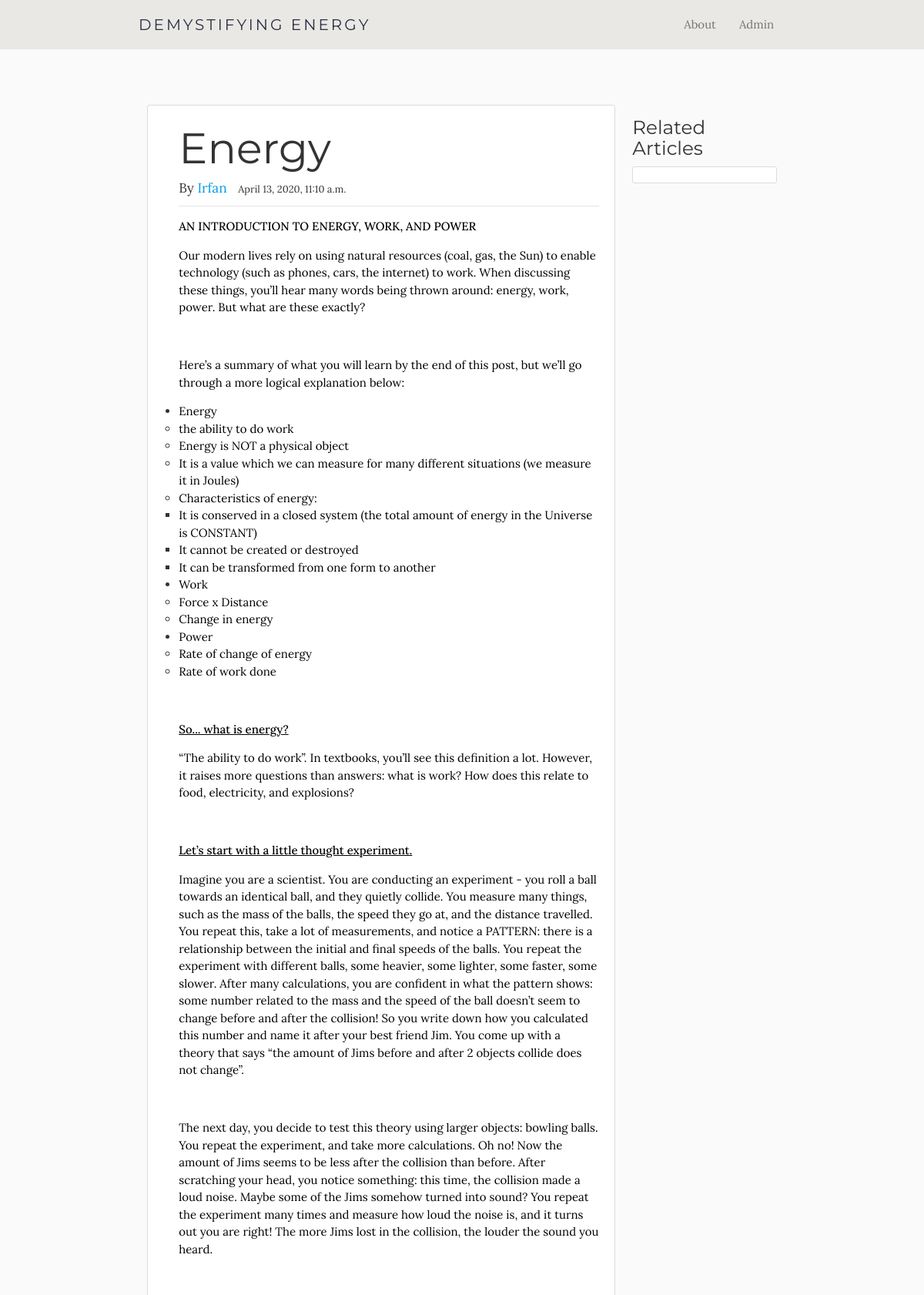
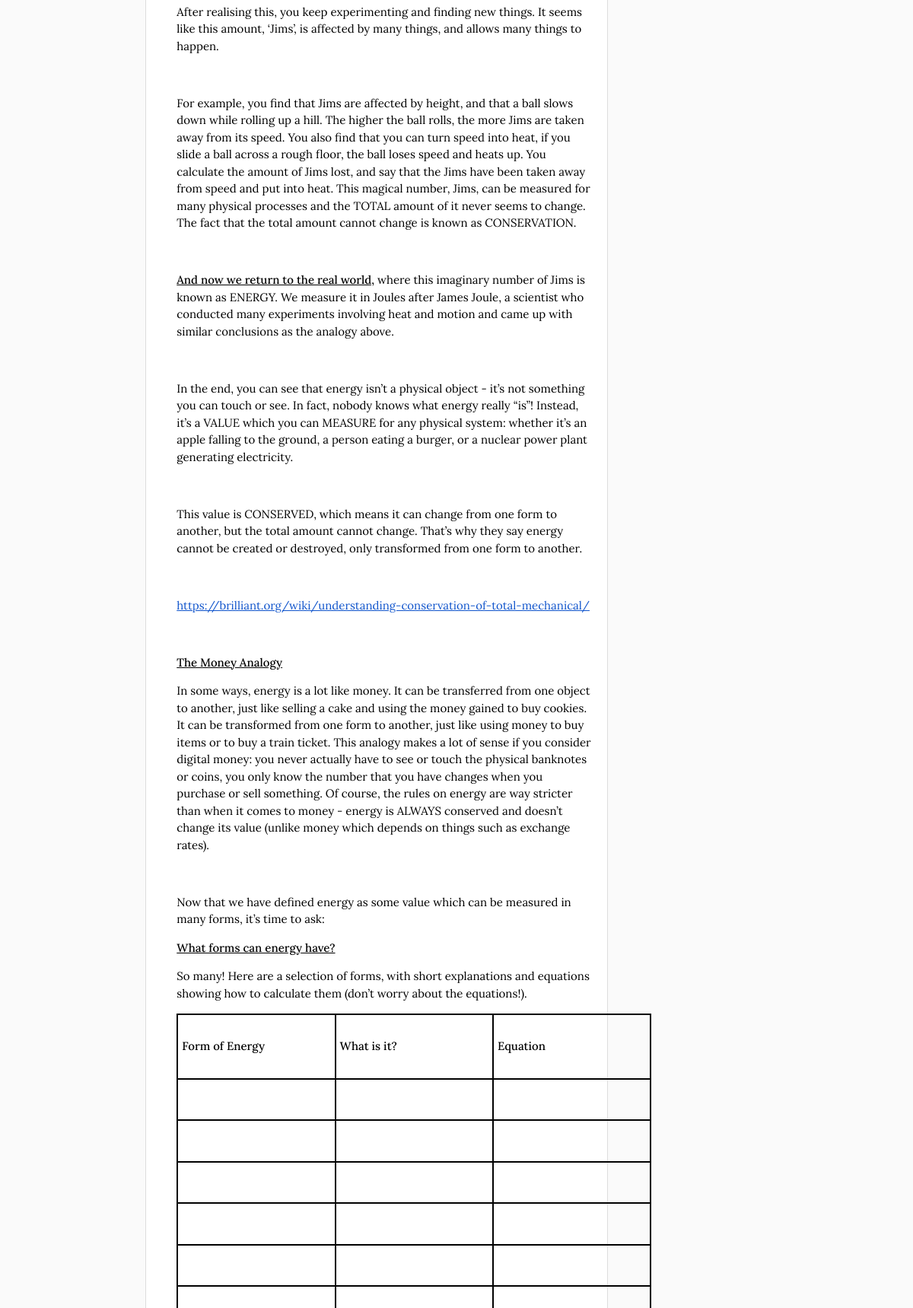
Page /energy/ (upper part) on the committed database (2 pictures, top to bottom).
### blog/models.py (models this page shows, shortened)
class Article(models.Model):
    title = models.CharField(max_length=100)
    slug = models.SlugField()
    category = models.ForeignKey('Category', on_delete=models.CASCADE)
    content = RichTextField(config_name = 'default')
    summary = models.CharField(max_length=100)
    datePosted = models.DateTimeField(auto_now_add=True)
    author = models.TextField()
    status = models.IntegerField(choices=STATUS, default=0)
    created_on = models.DateTimeField(auto_now_add=True)
    class Meta:
        ordering = ['-created_on']

### blog/views.py (the view)
# urls.py: url(r'^(?P<slug>[\w-]+)/$', views.article_detail, name='link'),
def article_detail(request, slug):
    articles = get_object_or_404(Article, slug=slug)
    comments = articles.comments.filter(active=True)
    new_comment = None
    if request.method == 'POST':
        comment_form = CommentForm(data=request.POST)
        if comment_form.is_valid():
            new_comment = comment_form.save(commit=False)
            new_comment.articles = articles
            new_comment.save()
    else:
        comment_form = CommentForm()
    return render(request, 'blog/article_template.html', {'articles':articles, 'comments': comments,
                                                            'new_comment': new_comment,
                                                            'comment_form': comment_form})

### blog/templates/blog/article_template.html (shortened to what this page needs)
{% load static %}
<!DOCTYPE html>
<html>
  <head>
    <link rel="stylesheet" href="https://cdnjs.cloudflare.com/ajax/libs/materialize/1.0.0/css/materialize.min.css">
    <link rel="stylesheet" href="{% static 'blog/articles.css' %}">
  </head>
  <body>
    <nav class="z-depth-0">
      <div class="nav-wrapperc container">
        <a href="{% url 'blog:blog-home'%}" class="brand-logo lora">Demystifying Energy</a>
        <ul class="right hide-on-med-and-down">
          <li><a href="{% url 'blog:blog-about'%}">About</a></li>
          <li><a href="#">Admin</a></li>
        </ul>
      </div>
    </nav>
    <div class="article-container container">
      <div class="row">
        <div class="col s9">
          <article class="content-section">
            <div class="article-metadata">
              <h1>{{articles.title}}</h1>
              <h6>By <a class="mr-2" href="#">{{articles.author}}</a>
                <small class="text-muted">{{articles.datePosted}}</small></h6>
            </div>
            <p>{{articles.content | safe}}</p>
          </article>
        </div>
        <div class="col s3">
          <h5>Related Articles</h5>
          <div class="content-section">
          </div>
        </div>
      </div>
    </div>
  </body>
</html>

### blog/static/blog/articles.css (style rules this page uses)
.article-metadata { padding-bottom: 5px; margin-bottom: 4px; border-bottom: 1px solid #e3e3e3; }
.content-section { background: #ffffff; padding: 10px 20px 10px 40px; border: 1px solid #dddddd; border-radius: 3px; margin-bottom: 20px; }
h1, h2, h3, h4, h5 { font-family:'Montserrat', sans-serif; }
body { font-family: 'Lora', serif; background: #fafafa; color: #333333; }
nav .brand-logo { font-family: 'Montserrat', sans-serif; font-size: 15pt; text-transform: uppercase; letter-spacing: 3px; color: #2D3047; }
h1 { text-transform: capitalize; font-size:3.7rem; margin:1.0rem 0 0rem 0; }
nav { background-color:#e9e8e4; color:#333; width:100%; }
nav ul a { color:#757575 }
.mr-2 { margin-right: 10px; }
.article-container { margin-top: 9vh; }

### rows in the picture
Article: title "Energy", author "Irfan", datePosted "April 13, 2020, 11:10 a.m.", content "AN INTRODUCTION TO ENERGY, WORK, AND POWER Our modern lives rely on using natural resources (coal, gas, the Sun) to enable technology (such as phones, cars, the internet) to work. When discussing these things, you’ll hear many words being thrown around: energy, work, power. But what are these exactly? Here’s a summary of what you will learn by the end of this post, but we’ll go through a more logical explanation below: Energy the ability to do work Energy is NOT a physical object It is a value which we can measure for many different situations (we measure it in Joules) Characteristics of energy: It is conserved in a closed system (the total amount of energy in the Universe is CONSTANT) It…"
